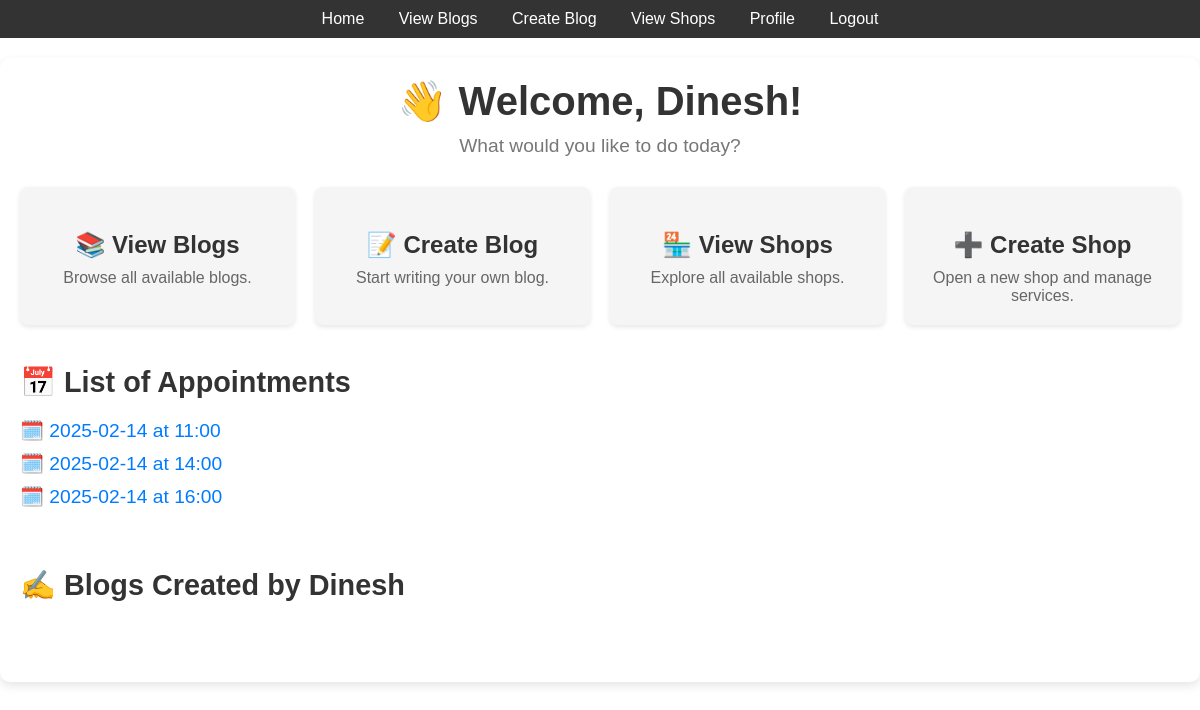
Page /auth/profile (signed in) on the committed database.
### models.py (models this page shows)
class Appointment(Base):
    __tablename__ = "appointments"
    id = Column(Integer, primary_key=True, index=True)
    user_id = Column(Integer, ForeignKey("users.id"))
    worker_id = Column(Integer, ForeignKey("workers.id"))
    shop_id = Column(Integer, ForeignKey("shops.id"))
    date = Column(String)
    time = Column(String)
    user = relationship("User", backref="appointments")
    worker = relationship("Worker", backref="appointments")
    shop = relationship("Shop", backref="appointments")
    services = relationship("Service", secondary=appointment_services, back_populates="appointments")

### routers/auth.py (the view)
@router.get("/profile")
def profile(request: Request, db: Session = Depends(get_db)):
    user = get_current_user(request)
    blogs = db.query(Blog).filter(Blog.user_id == user["id"]).all()
    appointments = db.query(Appointment).filter(Appointment.user_id == user["id"]).all()
    return templates.TemplateResponse("profile.html", {"request": request, "user": user, "blogs":blogs,"appointments":appointments})

### templates/profile.html
{% extends "base.html" %}
{% block content %}
<link rel="stylesheet" href="{{ url_for('static', path='css/styles_profile.css') }}">
<div class="profile-container">
    <div class="welcome-section">
        <h1>👋 Welcome, {{ user.username }}!</h1>
        <p class="subtitle">What would you like to do today?</p>
    </div>
    <div class="actions-section">
        <div class="card">
            <a href="/blogs/">
                <h3>📚 View Blogs</h3>
                <p>Browse all available blogs.</p>
            </a>
        </div>
        <div class="card">
            <a href="/blogs/create">
                <h3>📝 Create Blog</h3>
                <p>Start writing your own blog.</p>
            </a>
        </div>
        <div class="card">
            <a href="/shops/">
                <h3>🏪 View Shops</h3>
                <p>Explore all available shops.</p>
            </a>
        </div>
        <div class="card">
            <a href="/shops/create">
                <h3>➕ Create Shop</h3>
                <p>Open a new shop and manage services.</p>
            </a>
        </div>
    </div>
    <div class="appointments-section">
        <h2>📅 List of Appointments</h2>
        <ul>
            {% for appointment in appointments %}
                <li>
                    <a href="/blogs/{{ appointment.id }}">
                        🗓️ {{ appointment.date }} at {{ appointment.time }}
                    </a>
                </li>
            {% else %}
                <li>No appointments found.</li>
            {% endfor %}
        </ul>
    </div>
    <div class="blogs-section">
        <h2>✍️ Blogs Created by {{ user.username }}</h2>
        {% include "list_of_blog.html" %}
    </div>
</div>
{% endblock %}

### static/css/styles_head.css (style rules this page uses)
body { font-family: Arial, sans-serif; margin: 0; padding: 0; }
h1, h2 { color: #333; }

### static/css/styles_profile.css (style rules this page uses)
body, ul, h1, h2, p { margin: 0; padding: 0; list-style: none; }
.profile-container { max-width: 1200px; margin: 20px auto; padding: 20px; background-color: #fff; border-radius: 10px; box-shadow: 0 4px 10px rgba(0, 0, 0, 0.1); }
.welcome-section { text-align: center; margin-bottom: 30px; }
.welcome-section h1 { font-size: 2.5em; color: #333; }
.welcome-section .subtitle { color: #777; font-size: 1.2em; margin-top: 10px; }
.actions-section { display: grid; grid-template-columns: repeat(auto-fit, minmax(200px, 1fr)); gap: 20px; margin-bottom: 40px; }
.actions-section .card { background-color: #f5f5f5; padding: 20px; border-radius: 8px; text-align: center; transition: 0.3s; box-shadow: 0 2px 5px rgba(0, 0, 0, 0.1); }
.actions-section .card h3 { font-size: 1.5em; color: #333; margin-bottom: 10px; }
.actions-section .card p { color: #666; font-size: 1em; }
.actions-section .card a { text-decoration: none; color: inherit; }
.appointments-section { margin-bottom: 40px; }
.appointments-section h2 { font-size: 1.8em; margin-bottom: 20px; color: #333; }
.appointments-section ul { padding: 0; margin: 0; }
.appointments-section ul li { font-size: 1.2em; margin-bottom: 10px; color: #555; }
.appointments-section ul li a { text-decoration: none; color: #007BFF; transition: 0.3s; }
.blogs-section h2 { font-size: 1.8em; margin-bottom: 20px; color: #333; }
.blogs-section { padding: 20px 0; }

### rows in the picture
Appointment: date "2025-02-14", time "11:00"
Appointment: date "2025-02-14", time "14:00"
Appointment: date "2025-02-14", time "16:00"

### other values in the picture
{{ user.username }} "Dinesh"
